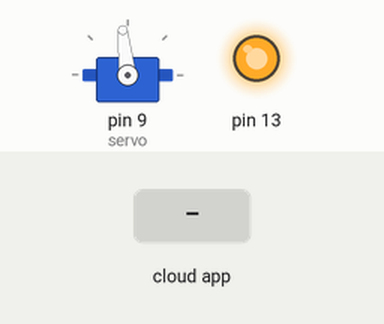
A sketch run on a simulated Arduino Uno, built with avr-gcc and run on an emulated ATmega328P. Shown: servo, output pins drawn as LEDs (lit = HIGH). The inputs (shaded band) are chosen by the test bench. The ROS host is connected and sends only what is stated.

Above: at 1.2 s.
1.3 s: the phone or cloud app sets servo2 to 0
At 2.3 s:
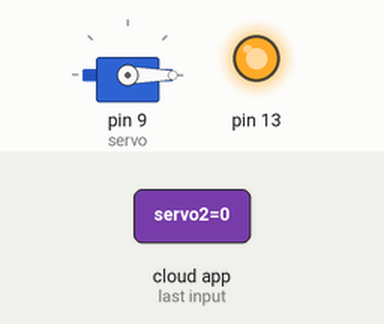
Timing chart, 0 to 4.3 s (numbered marks = the images above; inputs shaded):
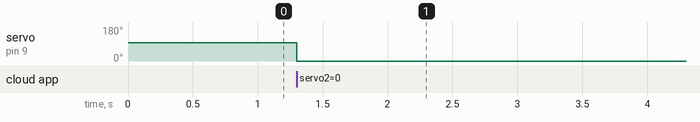

Measured:
- after the input at 1.3 s, servo on pin 9 (servo): 96° → 0° at once

The sketch:

ServoControl2.ino
```cpp
  /*
 * rosserial Servo Control Example
 *
 * This sketch demonstrates the control of hobby R/C servos
 * using ROS and the arduiono
 *
 * For the full tutorial write up, visit
 * www.ros.org/wiki/rosserial_arduino_demos
 *
 * For more information on the Arduino Servo Library
 * Checkout :
 * http://www.arduino.cc/en/Reference/Servo
 */

#if (ARDUINO >= 100)
 #include <Arduino.h>
#else
 #include <WProgram.h>
#endif

#include <Servo.h>
#include <ros.h>
#include <std_msgs/UInt16.h>
#include <Wire.h>
//#include <LIDARLite.h>

//LIDARLite myLidarLite;

ros::NodeHandle  nh;

Servo servo;

std_msgs::UInt16 Distance;
//std_msgs::UInt16 Servo_pwm;

void servo_cb( const std_msgs::UInt16& cmd_msg){
  servo.writeMicroseconds(cmd_msg.data);
//  Servo_pwm.data = cmd_msg.data;
}

ros::Subscriber<std_msgs::UInt16> sub("servo2", servo_cb);
//ros::Publisher lidar("lidar", &Distance);
//ros::Publisher servo_fb("servo_fb", &Servo_pwm);

void setup(){
  pinMode(13, OUTPUT);
  digitalWrite(13,HIGH);

  nh.initNode();
  nh.subscribe(sub);
//  nh.advertise(lidar);
  //nh.advertise(servo_fb);

  servo.attach(9); //attach it to pin 9
//  Serial.begin(115200);
//  myLidarLite.begin(0, true); // Set configuration to default and I2C to 400 kHz
//  myLidarLite.configure(0); // Change this number to try out alternate configurations
  servo.writeMicroseconds(1537); //Set the initial servo angular position to the middle.
}

void loop(){
//  Distance.data = myLidarLite.distance();
//  lidar.publish( &Distance );
//  servo_fb.publish(&Servo_pwm);
  nh.spinOnce();
  //delay(1);
//  Serial.println(Distance.data);
}
```
